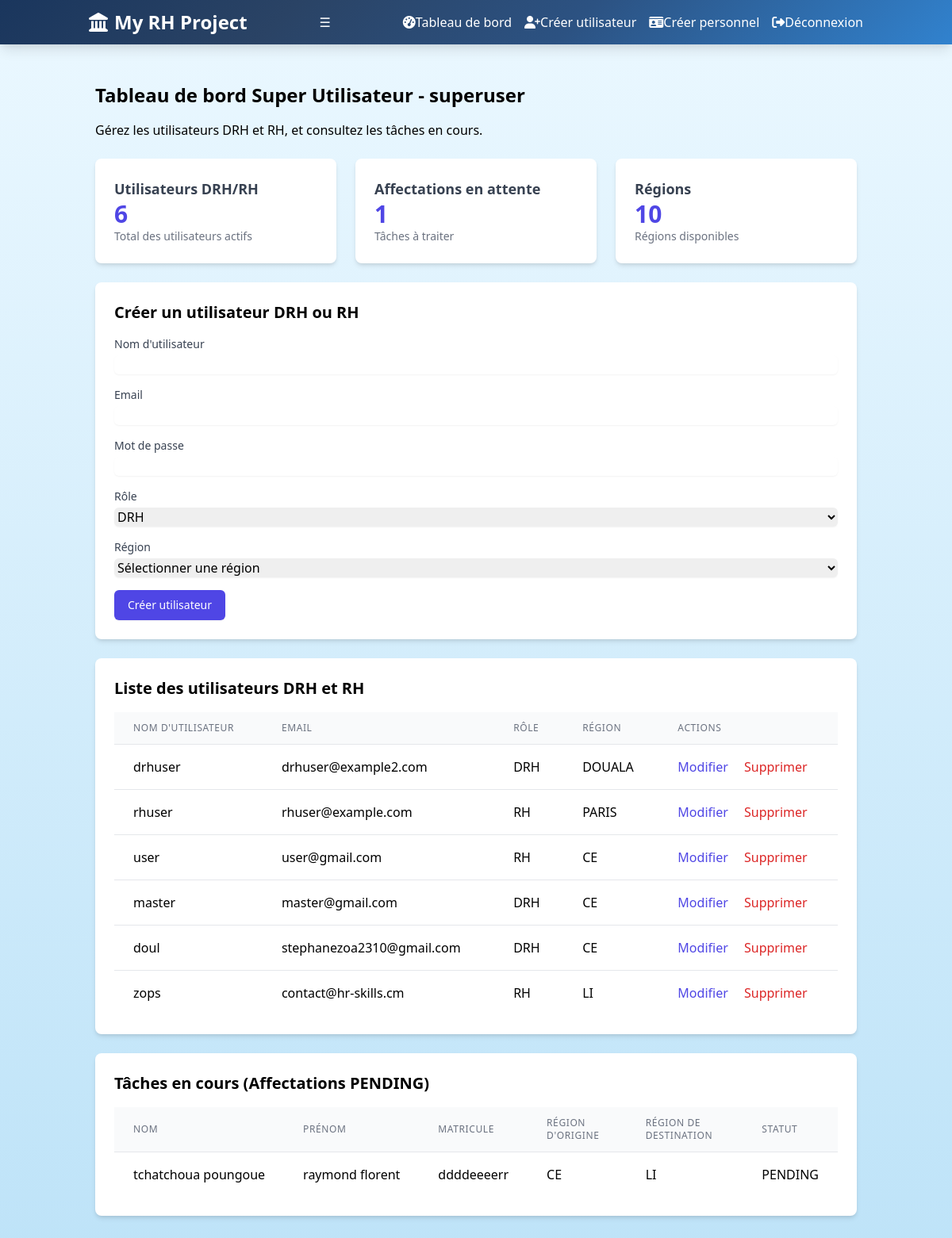
/superuser/dashboard (signed in), run on the app's committed database.
### models/user.py (models this page shows)
class User(Base):
    __tablename__ = "users"
    id = Column(Integer, primary_key=True, index=True)
    nom_utilisateur = Column(String, unique=True, index=True)
    mot_de_passe_hash = Column(String)
    email = Column(String, unique=True, index=True)
    role = Column(String)  # Stocke la valeur de l'Enum comme chaîne
    code_region = Column(String, nullable=True)

### models/affectation.py (models this page shows)
class Affectation(Base):
    __tablename__ = "affectations"
    id = Column(Integer, primary_key=True, index=True)
    personnel_id = Column(Integer, ForeignKey("personnels.id"), nullable=False)
    code_region = Column(String, ForeignKey("regions.code"), nullable=False)
    status = Column(String, nullable=False, default=AffectationStatus.PENDING)
    created_at = Column(DateTime, nullable=False, default=func.now())
    confidence = Column(Float, nullable=True)
    confidence_color = Column(String, nullable=True)
    confidence_message = Column(String, nullable=True)

### models/personnel.py (models this page shows)
class Personnel(Base):
    __tablename__ = "personnels"
    id = Column(Integer, primary_key=True, index=True)
    nom = Column(String)
    prenom = Column(String)
    sexe = Column(String)
    age = Column(Integer)
    grade = Column(Enum(MilitaryGrade), nullable=False)
    matricule = Column(String, unique=True, index=True)
    taille = Column(Integer)
    photo_url = Column(String, nullable=True)
    code_region = Column(String)
    face_token = Column(String, nullable=True)

### routers/superuser.py (the view)
@router.get("/dashboard", response_class=HTMLResponse)
async def superuser_dashboard(
        request: Request,
        current_user: User = Depends(get_current_user),
        db: Session = Depends(get_db)
):
    logger.info(
        f"Tentative d'accès à superuser_dashboard par {current_user.nom_utilisateur}, rôle : {current_user.role}")
    if current_user.role != "SUPER_USER":
        logger.error(
            f"Accès refusé à superuser_dashboard pour {current_user.nom_utilisateur}, rôle : {current_user.role}")
        raise HTTPException(status_code=status.HTTP_403_FORBIDDEN, detail="Accès réservé aux SUPER_USER")
    regions = db.query(Region).all()
    logger.info(f"Régions récupérées : {len(regions)}")
    utilisateurs = db.query(User).all()
    logger.info(f"Utilisateurs récupérés : {len(utilisateurs)}")
    affectations = db.query(Affectation, Personnel).join(
        Personnel, Affectation.personnel_id == Personnel.id
    ).filter(
        Affectation.status == AffectationStatus.PENDING
    ).all()
    logger.info(f"Affectations en attente récupérées : {len(affectations)}")
    stats = {
        "total_users": db.query(User).filter(User.role.in_(["DRH", "RH"])).count(),
        "total_affectations": db.query(Affectation).filter(Affectation.status == AffectationStatus.PENDING).count(),
        "total_regions": db.query(Region).count()
    }
    return templates.TemplateResponse(
        "admin_dashboard.html",
        {
            "request": request,
            "current_user": current_user,
            "regions": regions,
            "utilisateurs": utilisateurs,
            "affectations": affectations,
            "stats": stats
        }
    )

### templates/admin_dashboard.html (shortened to what this page needs)
{% extends "base.html" %}
{% block content %}
<div class="container mx-auto p-4">
    <h1 class="text-2xl font-bold mb-4 animate-fade-in-down">Tableau de bord Super Utilisateur - {{ current_user.nom_utilisateur }}</h1>
    <p class="mb-6">Gérez les utilisateurs DRH et RH, et consultez les tâches en cours.</p>
    <link rel="stylesheet" href="https://cdn.jsdelivr.net/npm/toastify-js/src/toastify.min.css">
    <div class="grid grid-cols-1 sm:grid-cols-2 lg:grid-cols-3 gap-6 mb-6">
        <div class="bg-white shadow-md rounded-lg p-6 animate-scale-in">
            <h3 class="text-lg font-semibold text-gray-700">Utilisateurs DRH/RH</h3>
            <p class="text-3xl font-bold text-indigo-600">{{ stats.total_users }}</p>
            <p class="text-sm text-gray-500">Total des utilisateurs actifs</p>
        </div>
        <div class="bg-white shadow-md rounded-lg p-6 animate-scale-in">
            <h3 class="text-lg font-semibold text-gray-700">Affectations en attente</h3>
            <p class="text-3xl font-bold text-indigo-600">{{ stats.total_affectations }}</p>
            <p class="text-sm text-gray-500">Tâches à traiter</p>
        </div>
        <div class="bg-white shadow-md rounded-lg p-6 animate-scale-in">
            <h3 class="text-lg font-semibold text-gray-700">Régions</h3>
            <p class="text-3xl font-bold text-indigo-600">{{ stats.total_regions }}</p>
            <p class="text-sm text-gray-500">Régions disponibles</p>
        </div>
    </div>
    <div class="bg-white shadow-md rounded-lg p-6 mb-6 animate-fade-in-up">
        <h2 class="text-xl font-semibold mb-4">Créer un utilisateur DRH ou RH</h2>
        <form id="create-user-form" class="space-y-4">
            <div>
                <label for="nom_utilisateur" class="block text-sm font-medium text-gray-700">Nom d'utilisateur</label>
                <input type="text" id="nom_utilisateur" name="nom_utilisateur" required
                       class="mt-1 block w-full rounded-md border-gray-300 shadow-sm focus:border-indigo-500 focus:ring-indigo-500">
            </div>
            <div>
                <label for="email" class="block text-sm font-medium text-gray-700">Email</label>
                <input type="email" id="email" name="email" required
                       class="mt-1 block w-full rounded-md border-gray-300 shadow-sm focus:border-indigo-500 focus:ring-indigo-500">
            </div>
            <div>
                <label for="mot_de_passe" class="block text-sm font-medium text-gray-700">Mot de passe</label>
                <input type="password" id="mot_de_passe" name="mot_de_passe" required
                       class="mt-1 block w-full rounded-md border-gray-300 shadow-sm focus:border-indigo-500 focus:ring-indigo-500">
            </div>
            <div>
                <label for="role" class="block text-sm font-medium text-gray-700">Rôle</label>
                <select id="role" name="role" required
                        class="mt-1 block w-full rounded-md border-gray-300 shadow-sm focus:border-indigo-500 focus:ring-indigo-500">
                    <option value="DRH">DRH</option>
                </select>
            </div>
            <div>
                <label for="code_region" class="block text-sm font-medium text-gray-700">Région</label>
                <select id="code_region" name="code_region"
                        class="mt-1 block w-full rounded-md border-gray-300 shadow-sm focus:border-indigo-500 focus:ring-indigo-500">
                    <option value="">Sélectionner une région</option>
                </select>
            </div>
            <div>
                <button type="submit"
                        class="inline-flex items-center px-4 py-2 border border-transparent text-sm font-medium rounded-md shadow-sm text-white bg-indigo-600 hover:bg-indigo-700 focus:outline-none focus:ring-2 focus:ring-offset-2 focus:ring-indigo-500 transition transform hover:scale-105">
                    Créer utilisateur
                </button>
            </div>
        </form>
    </div>
    <div class="bg-white shadow-md rounded-lg p-6 mb-6 animate-fade-in-up">
        <h2 class="text-xl font-semibold mb-4">Liste des utilisateurs DRH et RH</h2>
        <div id="users-table">
            {% if utilisateurs %}
                <div class="overflow-x-auto">
                    <table class="min-w-full divide-y divide-gray-200">
                        <thead class="bg-gray-50">
                            <tr>
                                <th scope="col" class="px-6 py-3 text-left text-xs font-medium text-gray-500 uppercase tracking-wider">Nom d'utilisateur</th>
                                <th scope="col" class="px-6 py-3 text-left text-xs font-medium text-gray-500 uppercase tracking-wider">Email</th>
                                <th scope="col" class="px-6 py-3 text-left text-xs font-medium text-gray-500 uppercase tracking-wider">Rôle</th>
                                <th scope="col" class="px-6 py-3 text-left text-xs font-medium text-gray-500 uppercase tracking-wider">Région</th>
                                <th scope="col" class="px-6 py-3 text-left text-xs font-medium text-gray-500 uppercase tracking-wider">Actions</th>
                            </tr>
                        </thead>
                        <tbody class="bg-white divide-y divide-gray-200">
                            {% for utilisateur in utilisateurs %}
                                {% if utilisateur.role in ['DRH', 'RH'] %}
                                    <tr class="animate-fade-in">
                                        <td class="px-6 py-4 whitespace-nowrap">{{ utilisateur.nom_utilisateur }}</td>
                                        <td class="px-6 py-4 whitespace-nowrap">{{ utilisateur.email }}</td>
                                        <td class="px-6 py-4 whitespace-nowrap">{{ utilisateur.role }}</td>
                                        <td class="px-6 py-4 whitespace-nowrap">{{ utilisateur.code_region or 'Aucune' }}</td>
                                        <td class="px-6 py-4 whitespace-nowrap">
                                            <button onclick="openEditModal({{ utilisateur.id }})"
                                                    class="text-indigo-600 hover:text-indigo-900 transition transform hover:scale-105">Modifier</button>
                                            <button onclick="openDeleteModal({{ utilisateur.id }}, '{{ utilisateur.nom_utilisateur }}')"
                                                    class="text-red-600 hover:text-red-900 ml-4 transition transform hover:scale-105">Supprimer</button>
                                        </td>
                                    </tr>
                                {% endif %}
                            {% endfor %}
                        </tbody>
                    </table>
                </div>
            {% else %}
                <p class="text-gray-500">Aucun utilisateur DRH ou RH trouvé.</p>
            {% endif %}
        </div>
    </div>
    <div class="bg-white shadow-md rounded-lg p-6 animate-fade-in-up">
        <h2 class="text-xl font-semibold mb-4">Tâches en cours (Affectations PENDING)</h2>
        {% if affectations %}
            <div class="overflow-x-auto">
                <table class="min-w-full divide-y divide-gray-200">
                    <thead class="bg-gray-50">
                        <tr>
                            <th scope="col" class="px-6 py-3 text-left text-xs font-medium text-gray-500 uppercase tracking-wider">Nom</th>
                            <th scope="col" class="px-6 py-3 text-left text-xs font-medium text-gray-500 uppercase tracking-wider">Prénom</th>
                            <th scope="col" class="px-6 py-3 text-left text-xs font-medium text-gray-500 uppercase tracking-wider">Matricule</th>
                            <th scope="col" class="px-6 py-3 text-left text-xs font-medium text-gray-500 uppercase tracking-wider">Région d'origine</th>
                            <th scope="col" class="px-6 py-3 text-left text-xs font-medium text-gray-500 uppercase tracking-wider">Région de destination</th>
                            <th scope="col" class="px-6 py-3 text-left text-xs font-medium text-gray-500 uppercase tracking-wider">Statut</th>
                        </tr>
                    </thead>
                    <tbody class="bg-white divide-y divide-gray-200">
                        {% for affectation, personnel in affectations %}
                            {% if affectation.status == 'PENDING' %}
                                <tr class="animate-fade-in">
                                    <td class="px-6 py-4 whitespace-nowrap">{{ personnel.nom }}</td>
                                    <td class="px-6 py-4 whitespace-nowrap">{{ personnel.prenom }}</td>
                                    <td class="px-6 py-4 whitespace-nowrap">{{ personnel.matricule }}</td>
                                    <td class="px-6 py-4 whitespace-nowrap">{{ personnel.code_region or 'Aucune' }}</td>
                                    <td class="px-6 py-4 whitespace-nowrap">{{ affectation.code_region }}</td>
                                    <td class="px-6 py-4 whitespace-nowrap">{{ affectation.status }}</td>
                                </tr>
                            {% endif %}
                        {% endfor %}
                    </tbody>
                </table>
            </div>
        {% else %}
            <p class="text-gray-500">Aucune affectation en cours.</p>
        {% endif %}
    </div>
</div>
{% endblock %}

### templates/base.html (shortened to what this page needs)
<!DOCTYPE html>
<html lang="fr">
<head>
    <link href="https://cdn.jsdelivr.net/npm/tailwindcss@2.2.19/dist/tailwind.min.css" rel="stylesheet">
    <link rel="stylesheet" href="https://cdnjs.cloudflare.com/ajax/libs/font-awesome/6.4.0/css/all.min.css">
</head>
<body class="bg-military-light font-sans min-h-screen">
    <nav class="bg-military-gradient text-white shadow-lg sticky top-0 z-50" role="navigation" aria-label="Navigation principale">
        <div class="container mx-auto px-6 py-3 flex justify-between items-center">
            <div class="text-2xl font-bold flex items-center" aria-label="Titre de l'application">
                <i class="fas fa-landmark mr-2"></i>My RH Project
            </div>
            <button class="hamburger" onclick="toggleMenu()" aria-label="Ouvrir/fermer le menu">☰</button>
            <ul class="hidden md:flex md:space-x-4 items-center" id="nav-menu">
                {% if current_user %}
                    {% if current_user.role == 'SUPER_USER' %}
                        <li><a href="/api/users/admin_dashboard" class="nav-link" aria-label="Tableau de bord Admin"><i class="fas fa-tachometer-alt icon"></i>Tableau de bord</a></li>
                        <li><a href="/api/users/create" class="nav-link" aria-label="Créer un utilisateur"><i class="fas fa-user-plus icon"></i>Créer utilisateur</a></li>
                        <li><a href="/api/users/create_personnel" class="nav-link" aria-label="Créer un personnel"><i class="fas fa-id-card icon"></i>Créer personnel</a></li>
                    {% else %}
                        <li><a href="/api/users/rh_dashboard" class="nav-link" aria-label="Tableau de bord RH"><i class="fas fa-tachometer-alt icon"></i>Tableau de bord</a></li>
                    {% endif %}
                    <li><a href="/logout" class="btn-primary" aria-label="Déconnexion"><i class="fas fa-sign-out-alt icon"></i>Déconnexion</a></li>
                {% else %}
                    <li><a href="/login" class="nav-link" aria-label="Connexion"><i class="fas fa-sign-in-alt icon"></i>Connexion</a></li>
                {% endif %}
            </ul>
        </div>
    </nav>
    <main class="container mx-auto py-8 px-4">
        {% block content %}
        {% endblock %}
    </main>
</body>
</html>

### templates/base.html (style rules this page uses)
.bg-military-gradient { background: linear-gradient(135deg, #1a365d 0%, #2a4365 30%, #2c5282 60%, #3182ce 100%); }
.bg-military-light { background: linear-gradient(to bottom, #ebf8ff, #bee3f8); }
.btn-primary { @apply bg-blue-700 hover:bg-blue-800 text-white font-medium px-6 py-3 rounded-lg shadow-md transition duration-300 focus:ring-2 focus:ring-blue-300 focus:outline-none flex items-center justify-center; }
.nav-link { @apply text-white text-base px-4 py-2 rounded-md hover:bg-blue-800 transition duration-300 focus:ring-2 focus:ring-blue-300 focus:outline-none; }
.hamburger { @apply md:hidden text-white text-2xl cursor-pointer focus:outline-none focus:ring-2 focus:ring-blue-300 rounded-md p-1; }
.icon { @apply mr-2 text-current; }
.animate-fade-in { animation: fadeIn 0.5s ease-out; }

### templates/admin_dashboard.html (style rules this page uses)
.animate-fade-in-down { animation: fade-in-down 0.5s ease-out; }
.animate-fade-in { animation: fade-in 0.5s ease-out; }
.animate-scale-in { animation: scale-in 0.5s ease-out; }

### data on the page
User: nom_utilisateur "superuser"
User: nom_utilisateur "drhuser", email "drhuser@example2.com", role "DRH", code_region "DOUALA"
User: nom_utilisateur "rhuser", email "rhuser@example.com", role "RH", code_region "PARIS"
User: nom_utilisateur "user", email "user@gmail.com", role "RH", code_region "CE"
User: nom_utilisateur "master", email "master@gmail.com", role "DRH", code_region "CE"
User: nom_utilisateur "doul", email "stephanezoa2310@gmail.com", role "DRH", code_region "CE"
User: nom_utilisateur "zops", email "contact@hr-skills.cm", role "RH", code_region "LI"
Affectation: nom "tchatchoua poungoue", prenom "raymond florent", matricule "ddddeeeerr", code_region "CE", code_region "LI", status "PENDING"

### other printed values
{{ stats.total_users }} "6"
{{ stats.total_affectations }} "1"
{{ stats.total_regions }} "10"
